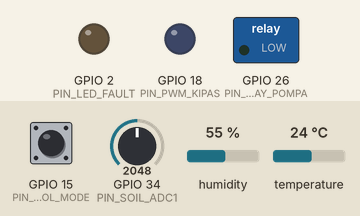
Bench run of a program on a simulated ESP32. On the bench: switched loads named in the program (green lamp = pin HIGH), output pins drawn as LEDs (lit = HIGH). Dashed ring = blinking. The test bench sets the inputs (shaded band); at power-on: temperature 24 °C, GPIO 34 (PIN_SOIL_ADC1) = 2048, GPIO 15 (PIN_TOMBOL_MODE) HIGH, humidity 55 % (analog values on the 0–4095 scale). What the program prints to the serial monitor is not drawn.

Above: at 1.2 s.
1.3 s: temperature set to 33 °C
At 5.2 s:
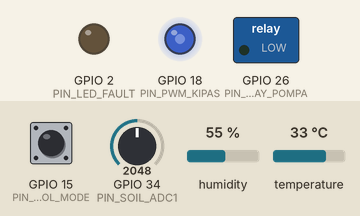
5.5 s: GPIO 34 (PIN_SOIL_ADC1) set to 2576
12.5 s: GPIO 34 (PIN_SOIL_ADC1) set to 2663
At 15.8 s:
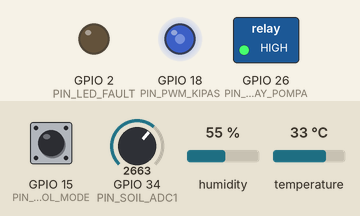
16.5 s: temperature set to 12 °C
At 20.2 s:
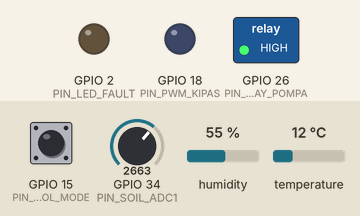
20.5 s: temperature set to 41 °C
At 22.6 s:
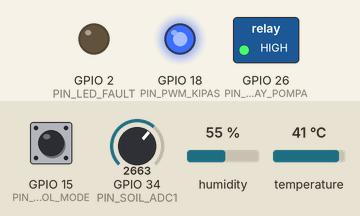
28.4 s: temperature set to 1 °C
At 31.18 s:
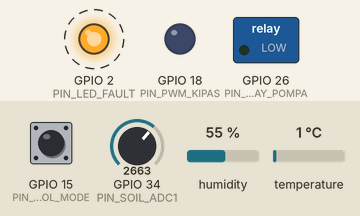
Timing chart, 0 to 34.3 s (numbered marks = the images above; inputs shaded):
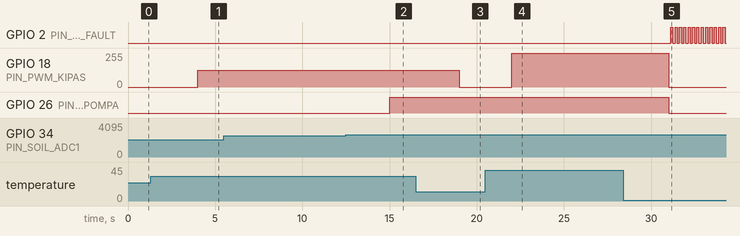

The program:

main.cpp
```cpp
// Praktikum Minggu 2 (Lab-1): pengendali mikro-iklim greenhouse kopi
// ADC1 terkalibrasi + moving average, histeresis relai pompa, PWM kipas, telemetri JSON.
// Berdasarkan Listing 2 panduan praktikum, ditambah tugas C6:
//   Pengaman waktu jalan maksimum pompa (Dry-Run Safety Cut-Off).

#include <Arduino.h>
#include <DHT.h>
#include <ArduinoJson.h>

// --- Pin aman ESP32 (bebas konflik ADC2 dan strapping GPIO 12) ---
#define PIN_DHT 4
#define TIPE_DHT DHT22
#define PIN_SOIL_ADC1 34      // input-only ADC1_CH6, aman saat Wi-Fi aktif
#define PIN_TOMBOL_MODE 15    // INPUT_PULLUP
#define PIN_RELAY_POMPA 26    // relai pompa + LED hijau
#define PIN_PWM_KIPAS 18      // PWM kipas / LED biru
#define PIN_LED_FAULT 2       // LED bawaan papan DOIT, berkedip saat fault

// 0 = ambang tunggal (memperlihatkan chattering), 1 = histeresis dua ambang
#ifndef GUNAKAN_HISTERESIS
#define GUNAKAN_HISTERESIS 1
#endif

// Kalibrasi dua titik sensor tanah kapasitif (milivolt). Ganti dengan hasil ukur sendiri.
const int MV_TANAH_KERING = 2650;
const int MV_TANAH_BASAH = 1100;

const float AMBANG_POMPA_ON = 35.0f;
const float AMBANG_POMPA_OFF = 60.0f;
const float AMBANG_TUNGGAL = 45.0f;

const int PWM_FREQ_HZ = 5000;
const int PWM_RES_BIT = 8;
const int PWM_KANAL = 0;

const int UKURAN_FILTER = 5;
uint32_t bufferMv[UKURAN_FILTER] = {0};
int indeksFilter = 0;
bool filterPenuh = false;

// --- C6: pengaman pompa kering ---
const unsigned long BATAS_JALAN_POMPA_MS = 15000;   // pompa nyala terus > 15 detik
const float KENAIKAN_MINIMUM_PCT = 2.0f;            // tetapi lengas naik kurang dari 2 poin
bool faultDryRun = false;                           // terkunci sampai tombol ditekan
unsigned long sejakPompaNyala = 0;
float soilSaatPompaNyala = 0.0f;

DHT dht(PIN_DHT, TIPE_DHT);
unsigned long waktuTelemetriTerakhir = 0;
unsigned long waktuDebounceTombol = 0;
const unsigned long INTERVAL_BACA_MS = 1000;

bool statusPompa = false;
bool modeOverridePaksa = false;
bool tombolSebelumnya = HIGH;
unsigned long seqPaket = 0;
unsigned long hitungTransisiRelai = 0;

void setupPwmKipas() {
#if defined(ESP_ARDUINO_VERSION) && (ESP_ARDUINO_VERSION >= ESP_ARDUINO_VERSION_VAL(3, 0, 0))
  ledcAttach(PIN_PWM_KIPAS, PWM_FREQ_HZ, PWM_RES_BIT);
#else
  ledcSetup(PWM_KANAL, PWM_FREQ_HZ, PWM_RES_BIT);
  ledcAttachPin(PIN_PWM_KIPAS, PWM_KANAL);
#endif
}

void tulisPwmKipas(uint8_t duty) {
#if defined(ESP_ARDUINO_VERSION) && (ESP_ARDUINO_VERSION >= ESP_ARDUINO_VERSION_VAL(3, 0, 0))
  ledcWrite(PIN_PWM_KIPAS, duty);
#else
  ledcWrite(PWM_KANAL, duty);
#endif
}

uint32_t bacaSoilMilliVoltsTerfilter() {
  uint32_t mvMentah = analogReadMilliVolts(PIN_SOIL_ADC1);
  bufferMv[indeksFilter] = mvMentah;
  indeksFilter = (indeksFilter + 1) % UKURAN_FILTER;
  if (indeksFilter == 0) filterPenuh = true;

  int jumlahSampel = filterPenuh ? UKURAN_FILTER : indeksFilter;
  uint64_t total = 0;
  for (int i = 0; i < jumlahSampel; i++) total += bufferMv[i];
  return (uint32_t)(total / jumlahSampel);
}

void setup() {
  Serial.begin(115200);
  pinMode(PIN_SOIL_ADC1, INPUT);
  pinMode(PIN_TOMBOL_MODE, INPUT_PULLUP);
  pinMode(PIN_RELAY_POMPA, OUTPUT);
  pinMode(PIN_LED_FAULT, OUTPUT);
  analogReadResolution(12);
  analogSetPinAttenuation(PIN_SOIL_ADC1, ADC_11db);

  setupPwmKipas();
  dht.begin();
  Serial.println("{\"event\":\"boot\",\"lab\":\"Lab-01 Greenhouse Kopi UNIB\"}");
}

void loop() {
  unsigned long sekarang = millis();

  // 1. Tombol (debounce 60 ms). Saat fault aktif, tombol berfungsi sebagai reset fault.
  bool bacaTombol = digitalRead(PIN_TOMBOL_MODE);
  if (bacaTombol == LOW && tombolSebelumnya == HIGH && (sekarang - waktuDebounceTombol > 60)) {
    waktuDebounceTombol = sekarang;
    if (faultDryRun) {
      faultDryRun = false;
      modeOverridePaksa = false;
      Serial.println("{\"event\":\"fault_reset\",\"fault\":\"DRY_RUN_PROTECTION\"}");
    } else {
      modeOverridePaksa = !modeOverridePaksa;
      Serial.printf("{\"event\":\"mode_change\",\"manual_override\":%s}\n",
                    modeOverridePaksa ? "true" : "false");
    }
  }
  tombolSebelumnya = bacaTombol;

  // LED fault berkedip 4 Hz tanpa delay
  digitalWrite(PIN_LED_FAULT, faultDryRun && ((sekarang / 125) % 2));

  // 2. Akuisisi dan kendali berkala (1000 ms)
  if (sekarang - waktuTelemetriTerakhir < INTERVAL_BACA_MS) return;
  waktuTelemetriTerakhir = sekarang;

  int adcRaw = analogRead(PIN_SOIL_ADC1);
  uint32_t soilMv = bacaSoilMilliVoltsTerfilter();
  float soilPct = (float)(MV_TANAH_KERING - (int)soilMv) * 100.0f
                  / (float)(MV_TANAH_KERING - MV_TANAH_BASAH);
  soilPct = constrain(soilPct, 0.0f, 100.0f);

  float suhuUdara = dht.readTemperature();
  float lembapUdara = dht.readHumidity();
  if (isnan(suhuUdara) || isnan(lembapUdara)) {
    Serial.println("{\"error\":\"Pembacaan DHT22 gagal\"}");
    return;
  }

  // Kendali pompa: fault > override manual > histeresis / ambang tunggal
  bool pompaSebelum = statusPompa;
  if (faultDryRun) {
    statusPompa = false;
  } else if (modeOverridePaksa) {
    statusPompa = true;
  } else {
#if GUNAKAN_HISTERESIS == 1
    if (soilPct < AMBANG_POMPA_ON) statusPompa = true;
    else if (soilPct >= AMBANG_POMPA_OFF) statusPompa = false;
#else
    statusPompa = (soilPct < AMBANG_TUNGGAL);
#endif
  }

  // C6: catat awal pompa menyala, lalu periksa apakah tanah ikut basah
  if (statusPompa && !pompaSebelum) {
    sejakPompaNyala = sekarang;
    soilSaatPompaNyala = soilPct;
  }
  if (statusPompa && sekarang - sejakPompaNyala > BATAS_JALAN_POMPA_MS &&
      soilPct - soilSaatPompaNyala < KENAIKAN_MINIMUM_PCT) {
    statusPompa = false;
    faultDryRun = true;
    Serial.printf("{\"event\":\"fault\",\"fault\":\"DRY_RUN_PROTECTION\",\"run_ms\":%lu,"
                  "\"soil_start\":%.1f,\"soil_now\":%.1f}\n",
                  sekarang - sejakPompaNyala, soilSaatPompaNyala, soilPct);
  }

  if (statusPompa != pompaSebelum) hitungTransisiRelai++;
  digitalWrite(PIN_RELAY_POMPA, statusPompa ? HIGH : LOW);

  // PWM kipas proporsional suhu (28,0 C -> 0%, 38,0 C -> 100%)
  int nilaiDuty = map((long)(suhuUdara * 10.0f), 280, 380, 0, 255);
  nilaiDuty = constrain(nilaiDuty, 0, 255);
  tulisPwmKipas((uint8_t)nilaiDuty);
  float fanPct = (nilaiDuty * 100.0f) / 255.0f;

  JsonDocument doc;
  doc["device_id"] = "esp32-kopi-gh01";
  doc["seq"] = ++seqPaket;
  doc["adc_raw"] = adcRaw;
  doc["soil_mv_avg"] = soilMv;
  doc["soil_pct"] = serialized(String(soilPct, 1));
  doc["temp_c"] = serialized(String(suhuUdara, 1));
  doc["air_hum_pct"] = serialized(String(lembapUdara, 1));
  doc["pump_on"] = statusPompa;
  doc["relay_switches"] = hitungTransisiRelai;
  doc["fan_pwm_pct"] = serialized(String(fanPct, 1));
  doc["ctrl_mode"] = modeOverridePaksa ? "MANUAL" : (GUNAKAN_HISTERESIS ? "HYSTERESIS" : "SINGLE_THR");
  if (faultDryRun) doc["fault"] = "DRY_RUN_PROTECTION";

  serializeJson(doc, Serial);
  Serial.println();
}
```

Measured:
- the behaviour switches between 2615 and 2616 on GPIO 34 (PIN_SOIL_ADC1) (found by bisection; images 1 and 2)
- after the input at 1.3 s, GPIO 18 (PIN_PWM_KIPAS): 0/255 → 127/255 after 2.7 s
- after the input at 5.5 s, every drawn part: stays the same
- after the input at 12.5 s, GPIO 26 (PIN_RELAY_POMPA): LOW → HIGH after 2.5 s
- after the input at 16.5 s, GPIO 18 (PIN_PWM_KIPAS): 127/255 → 0/255 after 2.5 s
- after the input at 20.5 s, GPIO 18 (PIN_PWM_KIPAS): 0/255 → 255/255 after 1.5 s
- after the input at 28.4 s, GPIO 18 (PIN_PWM_KIPAS): 255/255 → 0/255 after 2.6 s
